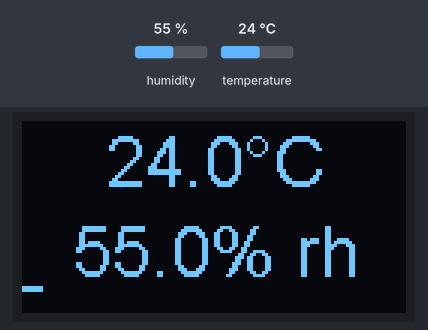
A sketch run on a simulated ESP8266 (NodeMCU). Shown: 128×64 one-colour display. The test bench sets the inputs (shaded band); at power-on: humidity 55 %, temperature 24 °C. WiFi joins after 1.5 s; servers stay silent unless stated; no MQTT or app messages arrive unless stated; what the sketch prints to the serial monitor is not drawn.

Above: at 2.7 s.
2.8 s: humidity set to 22 %
At 5.5 s:
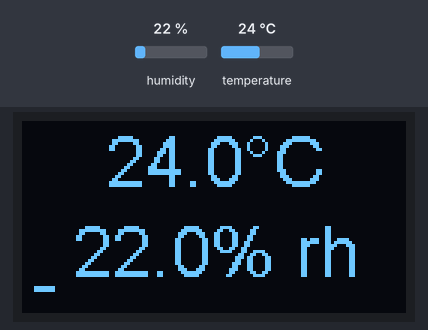
7.6 s: temperature set to 12 °C
At 8.8 s:
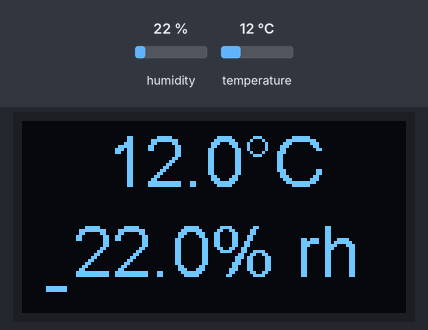
11.5 s: humidity set to 40 %
At 14.9 s:
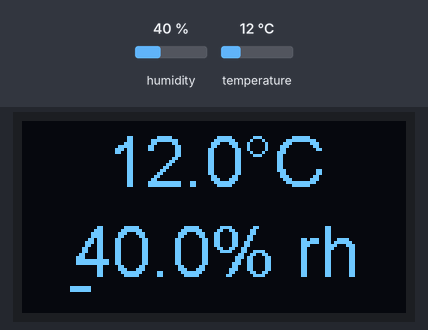
16.7 s: temperature set to 19 °C
At 17.3 s:
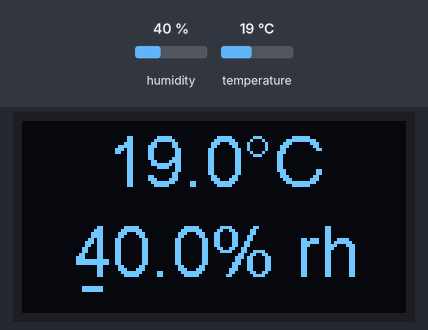
Timing chart, 0 to 19.7 s (numbered marks = the images above; inputs shaded):
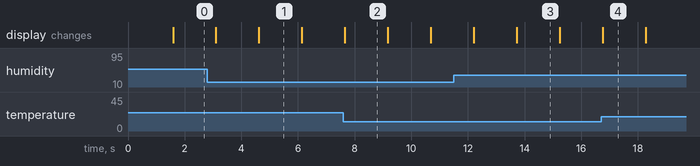

The sketch:

esp8266-temp-ssd1306.ino
```cpp
// Include the correct display library
// For a connection via I2C using Wire include
#include <Wire.h>  // Only needed for Arduino 1.6.5 and earlier
#include "DHT.h"   //https://github.com/adafruit/DHT-sensor-library
#include "SSD1306.h" // alias for
#include <ESP8266WiFi.h>
#include "secrets.h"
#include <PubSubClient.h>

const char* ssid     = STASSID;
IPAddress broker(192,168,100,50);
const char* topic    = "sensor/outtemp";

WiFiClient espClient;
PubSubClient   client(espClient);

// Initialize the OLED display using Wire library
SSD1306  display(0x3c, 5,4);

// SH1106 display(0x3c, 5,4);
// Create the DHT temperature and humidity sensor object
DHT dht1(0, DHT22);

float DHT22_t, DHT22_h;
int xpos = 0;

void initWiFi() {
  WiFi.mode(WIFI_STA);
  WiFi.begin(ssid);

  while (WiFi.status() != WL_CONNECTED) {
    delay(500);
    Serial.print(".");
  }

  Serial.println("");
  Serial.println("WiFi connected");
  Serial.print("IP address: ");
  Serial.println(WiFi.localIP());
  Serial.print("MAC: ");
  Serial.println(WiFi.macAddress());
}

void initMQTT() {
  client.setServer(broker, 1883);
  // client.setCallback(callback); // No callback/receiving here

  while (!client.connected()) {
    Serial.println("Attempting to connect ....");
    while (!client.connect("ESP8266Client")) {
       Serial.print("failed, rc=");
      Serial.print(client.state());
      Serial.println(" try again in 5 seconds");
      // Wait 5 seconds before retrying
      delay(5000);
    }
  }
}

void setup() {
  Serial.begin(115200);
  Serial.println();
  dht1.begin();

  initWiFi();
  initMQTT();
  DHT22_t = dht1.readTemperature();
  DHT22_h = dht1.readHumidity();

  Serial.print("DHT22  ");
  Serial.print(DHT22_t,1); Serial.print(String(char(176))+"C  ");
  Serial.print(DHT22_h,1); Serial.println("%RH");
  Serial.println();

  // Initialising the UI will init the display too.
  display.init();
  display.flipScreenVertically();
  display.setFont(ArialMT_Plain_16);
}

float toFahrenheit(float centigrades) {
  return (centigrades*1.8+32);
}

void drawTempHumiDemo() {
  DHT22_t = dht1.readTemperature();
  DHT22_h = dht1.readHumidity();
  char buf[15];
  String temp = String(DHT22_t,1);
  temp.toCharArray(buf,15);

  client.publish(topic, buf);

  display.setFont(ArialMT_Plain_24);
  display.setTextAlignment(TEXT_ALIGN_CENTER); // The coordinates define the center of the screen!
  display.drawString(64,0,String(DHT22_t,1)+"°C");
  display.drawString(64,30,String(DHT22_h,1)+"% rh");
  display.setTextAlignment(TEXT_ALIGN_LEFT); // The coordinates define the center of the screen!
  display.drawString(xpos%128,40,"-");
}

void loop() {
  display.clear();  // clear the display
  display.setTextAlignment(TEXT_ALIGN_RIGHT);
  drawTempHumiDemo();
  display.display();
  delay(1500);
  xpos = xpos + 2;
}
```

secrets.h
```cpp
#ifndef STASSID
#define STASSID "fredlug"
// No password
#endif
```
